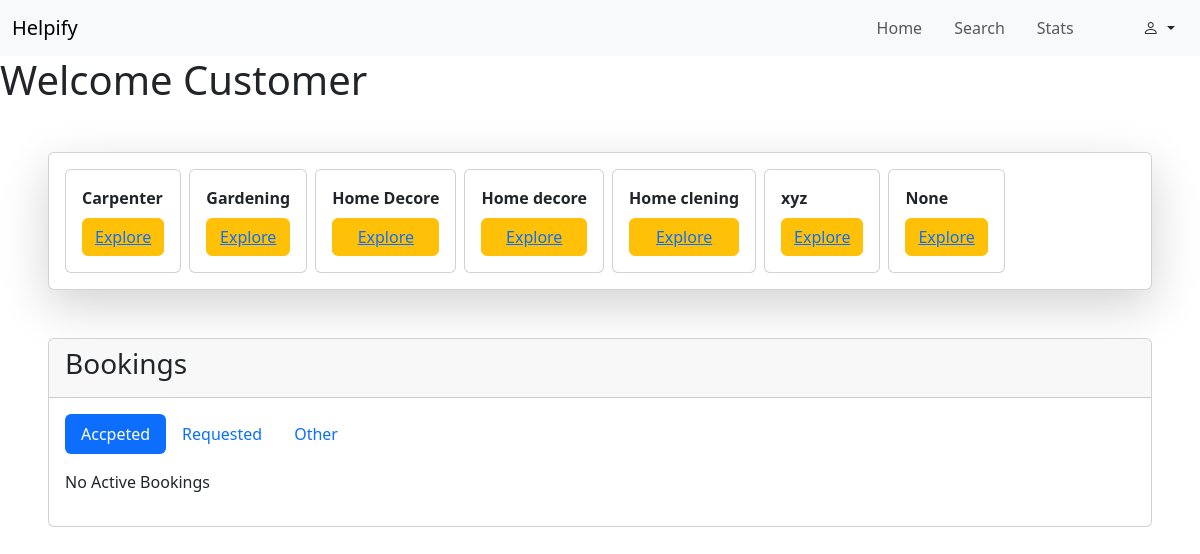
Page /customer/dashboard (signed in) on the committed database.
### backend/models.py (models this page shows)
class ServiceCategory(db.Model):
    __tablename__ = "category"
    id = db.Column(db.Integer, primary_key=True, autoincrement=True)
    name = db.Column(db.String, unique=True)
    base_price = db.Column(db.Integer)
    tags = db.Column(db.String)
    img_url = db.Column(db.String, unique=True)
    service_plans = db.relationship("ServicePlan", backref="category")
    professionals = db.relationship("Professional", backref="category",cascade="all, delete-orphan")

### backend/routes.py (the view, shortened to what this page needs)
@app.route("/customer/dashboard", methods=["GET","POST"])
@login_required
def cust_dash():
    if isinstance(current_user, User):
        if request.method=="GET":
            cat= db.session.query(ServiceCategory).all()
            all_bookings=db.session.query(Booking).filter_by(customer_id=current_user.id).all()
            A_b=[]
            R_b =[]
            O_b = []
            for booking in all_bookings:
                    if booking.status=="Accepted" or booking.status=="inprogress" or booking.status=="Done":
                        A_b.append(booking)
                    elif booking.status == "Requested":
                        R_b.append(booking)
                    else:
                        O_b.append(booking)
            print(O_b)
            return render_template("/customer/dashboard.html",u=current_user,cats=cat,A_b=A_b,R_b = R_b,O_b = O_b)
    else:
        return "unauth"

### app.py (called while the page is built)
def initial_Setup():
    app = Flask(__name__)
    app.config["SQLALCHEMY_DATABASE_URI"]="sqlite:///my_app_db.sqlite3"
    app.config["SECRET_KEY"] = "xyshhfjf"
    login_manager = LoginManager(app)
    @login_manager.user_loader
    def load_user(user_email):
        return db.session.query(Admin).filter_by(email = user_email).first()  or \
             db.session.query(User).filter_by(email = user_email).first() or \
              db.session.query(Professional).filter_by(email = user_email).first()
    db.init_app(app)
    api.init_app(app)
    with app.app_context():
        if not os.path.exists("my_app_db.sqlite3"):
            db.create_all()
    app.app_context().push()
    return

### templates/customer/dashboard.html (shortened to what this page needs)
{% extends "/customer/base.html" %}
{% block content %}
<main>
    <h1>Welcome Customer </h1>
    <div class="card mt-5 ms-5 me-5 shadow-lg ">
        <div class="row m-3 gap-2">
            {% for i in cats %}
            <div class="col-3 card p-3" style="width: auto;">
                <b>{{i.name}}</b>
                <button class="btn btn-warning mt-2"><a href="/customer/search?cat_id={{i.id}}">Explore</a></button>
            </div>
            {% endfor %}
        </div>
    </div>
    <div class="card ms-5 me-5 mt-5">
        <div class="card-header">
            <h3>Bookings</h3>
        </div>
        <div class="card-body">
            <ul class="nav nav-pills mb-3" id="pills-tab" role="tablist">
                <li class="nav-item" role="presentation">
                    <button class="nav-link active" id="pills-home-tab" data-bs-toggle="pill"
                        data-bs-target="#pills-Active" type="button" role="tab" aria-controls="pills-home"
                        aria-selected="true">Accpeted</button>
                </li>
                <li class="nav-item" role="presentation">
                    <button class="nav-link" id="pills-profile-tab" data-bs-toggle="pill"
                        data-bs-target="#pills-Requested" type="button" role="tab" aria-controls="pills-profile"
                        aria-selected="false">Requested</button>
                </li>
                <li class="nav-item" role="presentation">
                    <button class="nav-link" id="pills-contact-tab" data-bs-toggle="pill"
                        data-bs-target="#pills-Flagged" type="button" role="tab" aria-controls="pills-contact"
                        aria-selected="false">Other</button>
                </li>
            </ul>
            <div class="tab-content" id="pills-tabContent">
                <div class="tab-pane fade show active" id="pills-Active" role="tabpanel"
                    aria-labelledby="pills-home-tab" tabindex="0">
                    {% if A_b %}
                    <table class="table">
                        <thead>
                            <tr>
                                <th scope="col">Professional Name</th>
                                <th scope="col">Plan Name</th>
                                <th scope="col">Address</th>
                                <th scope="col">Date</th>
                                <th scope="col">Time</th>
                                <th scope="col">Email</th>
                                <th scope="col">Phone</th>
                                <th scope="col">Action</th>
                            </tr>
                        </thead>
                        <tbody>
                            {% for i in A_b %}
                            <tr>
                                <td>{{i.professional.name}}</td>
                                <td>{{i.service_plan.name}}</td>
                                <td>{{i.customer.address}}</td>
                                <td>{{i.date}}</td>
                                <td>{{i.time}}</td>
                                <td>{{i.professional.email}}</td>
                                <td>{{i.professional.phone}}</td>
                                <td>
                                    <button class="btn btn-primary" type="button" data-bs-toggle="modal"
                                        data-bs-target="#bdetail-{{i.id}}"><i class="bi bi-eye"></i></button>
                                    <div class="modal fade" id="bdetail-{{i.id}}" tabindex="-1"
                                        aria-labelledby="exampleModalLabel" aria-hidden="true">
                                        <div class="modal-dialog">
                                            <div class="modal-content">
                                                <div class="modal-header">
                                                    <h1 class="modal-title fs-5" id="exampleModalLabel">Booking Detail
                                                    </h1>
                                                    <button type="button" class="btn-close" data-bs-dismiss="modal"
                                                        aria-label="Close"></button>
                                                </div>
                                                <div class="modal-body">
                                                    <div class="card p-5">
                                                        <p>Name: {{i.customer.name}}</p>
                                                        <p>Plan: {{i.service_plan.name}}</p>
                                                        <p>Address: {{i.customer.address}} </p>
                                                        <p>Phone: {{i.customer.phone}}</p>
                                                        <p>Email:{{i.customer.email}} </p>
                                                    </div>
                                                </div>
                                            </div>
                                        </div>
                                    </div>
                                    {% if i.status=="Done" %}
                                        <button class="btn btn-warning" data-bs-toggle="modal"
                                        data-bs-target="#close-{{i.id}}" >Close</button>
                                        <div class="modal fade" id="close-{{i.id}}" tabindex="-1"
                                        aria-labelledby="exampleModalLabel" aria-hidden="true">
                                        <div class="modal-dialog">
                                            <div class="modal-content">
                                                <div class="modal-header">
                                                    <h1 class="modal-title fs-5" id="exampleModalLabel">Close Booking
                                                    </h1>
                                                    <button type="button" class="btn-close" data-bs-dismiss="modal"
                                                        aria-label="Close"></button>
                                                </div>
                                                <div class="modal-body">
                                                    <div class="card p-5">
                                                        <form action="/customer/dashboard?action=close&id={{i.id}}" method="POST">
                                                            <div class="form-floating mb-3">
                                                                <select name="rating" class="form-control" required >
                                                                    <option>1</option>
                                                                    <option>2</option>
                                                                    <option>3</option>
                                                                    <option>4</option>
                                                                    <option>5</option>
                                                                </select>
                                                                <label>Rating</label>
                                                            </div>
                                                            <div class="form-floating">
                                                                <input type="text" class="form-control" id="floatingPassword" name="remark" placeholder="Password">
                                                                <label for="floatingPassword">Remark</label>
                                                            </div>
                                                            <button type="submit" class="btn btn-warning" >Close</button>
                                                          </form>
                                                    </div>
                                                </div>
                                            </div>
                                        </div>
                                    </div>
                                    {% endif %}
                                </td>
                            </tr>
                            {% endfor %}
                        </tbody>
                    </table>
                    {% else %}
                    <p>No Active Bookings </p>
                    {% endif %}
                </div>
            </div>
        </div>
    </div>
</main>
{% endblock %}

### rows in the picture
ServiceCategory: name "Carpenter"
ServiceCategory: name "Gardening"
ServiceCategory: name "Home Decore"
ServiceCategory: name "Home decore"
ServiceCategory: name "Home clening"
ServiceCategory: name "xyz"
ServiceCategory: name "None"
